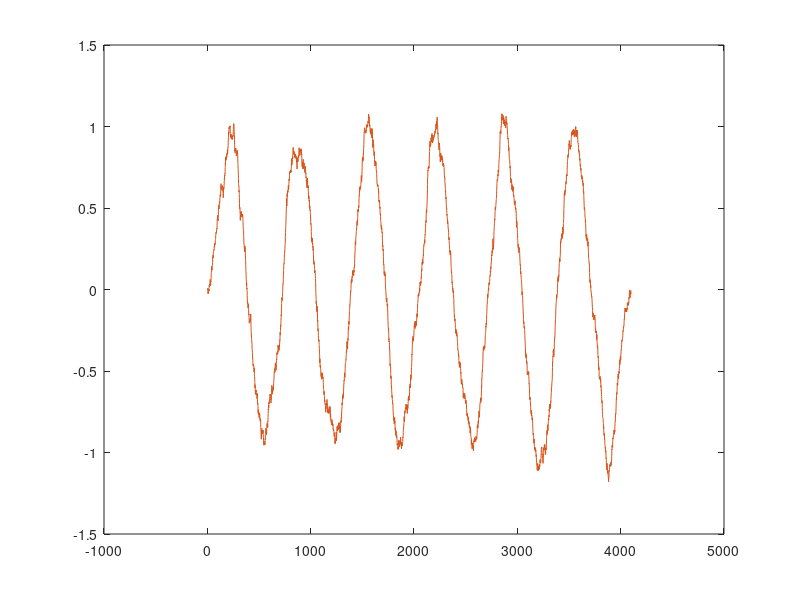
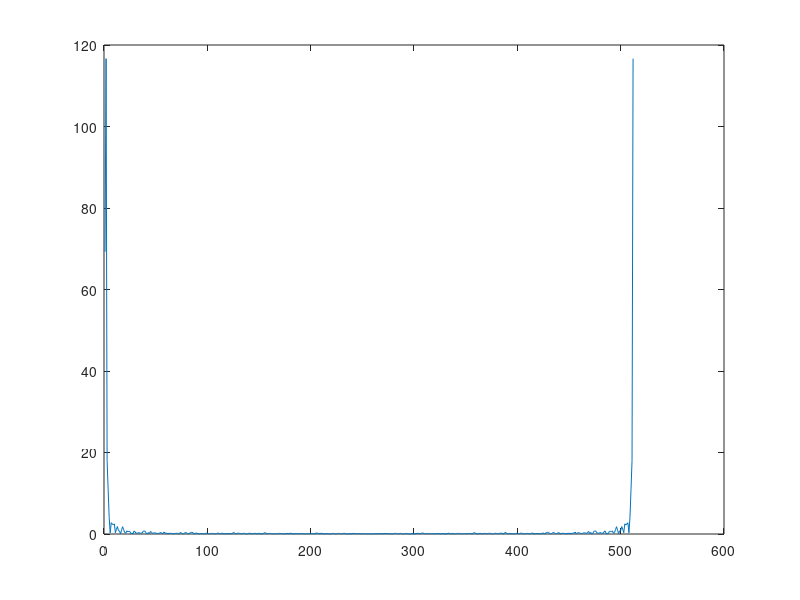

Source code (MATLAB) for these figures, in order:
A=1;
f=12;
fs=8000;
to=0.5;

tt=0:1/fs:to-1/fs;
s=A*sin(2*pi*f*tt);
s = s(:);

N=4000;
n1=randn(1,N);
n1=n1(:);

M = 100;
h = 1/(M+1)*ones(M+1,1);
h = h(:);

x = s+n1;

y1 = conv(h,x);

slen = length(x);
NFFT = 512;
wlen = 512;
w = hamming(wlen);
wstep = wlen/4;
w = w(:);
x = x(:);
scale = sum(w(1:wstep:end));

wnum=floor(((slen-wlen)/wstep)+1);

y=zeros(slen,1);
Hframe = fft(h, 512);
prah = 25;

for i=1:wnum;
    ii = (i-1)*wstep+1;
    jj = (i-1)*wstep+wlen;
    xframe = x(ii:jj).*w;
    X=fft(xframe,NFFT);
    Y = X.*Hframe;%.*(abs(X)>prah);
    yframe = ifft(Y,NFFT);
    y(ii:jj)=y(ii:jj)+yframe./scale; %skalovani apmlitudy
end

figure(1)
plot(y)
hold on
plot(y1)
hold off

figure(2)
plot(abs(Y))
